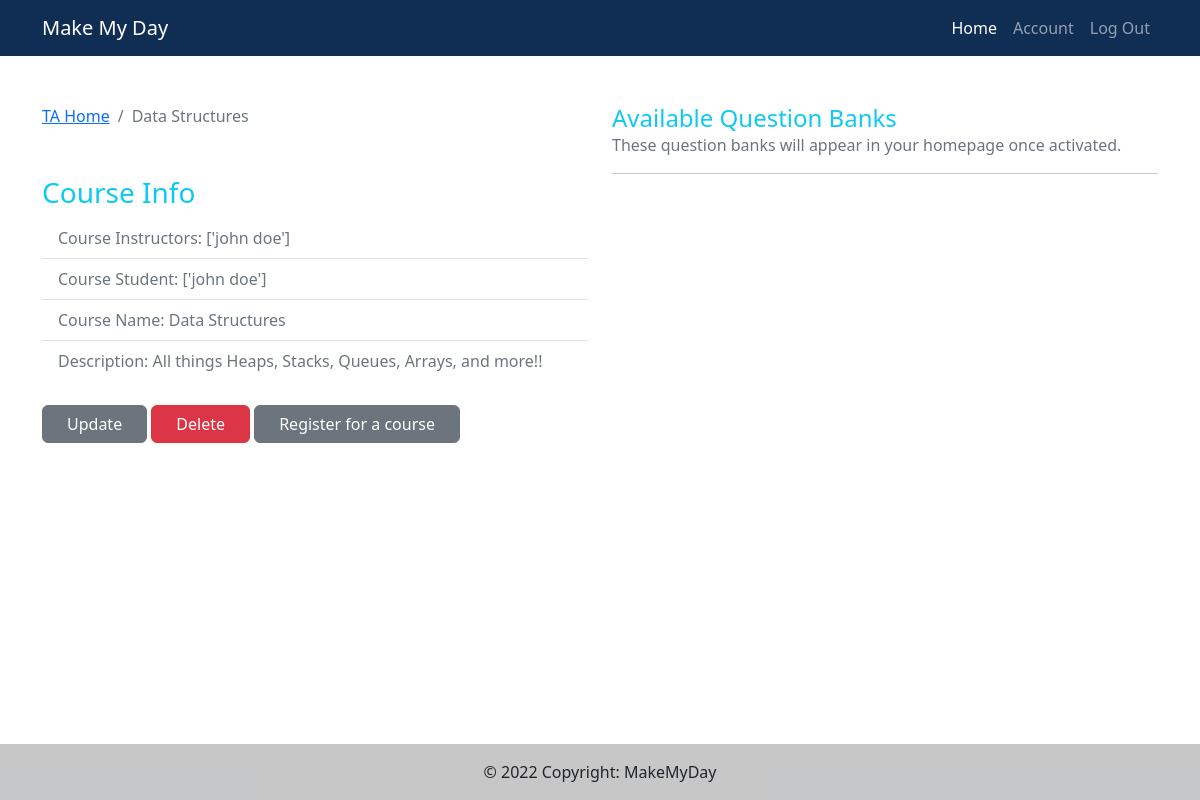
Before: /course/2/ (signed in) with the older database file.
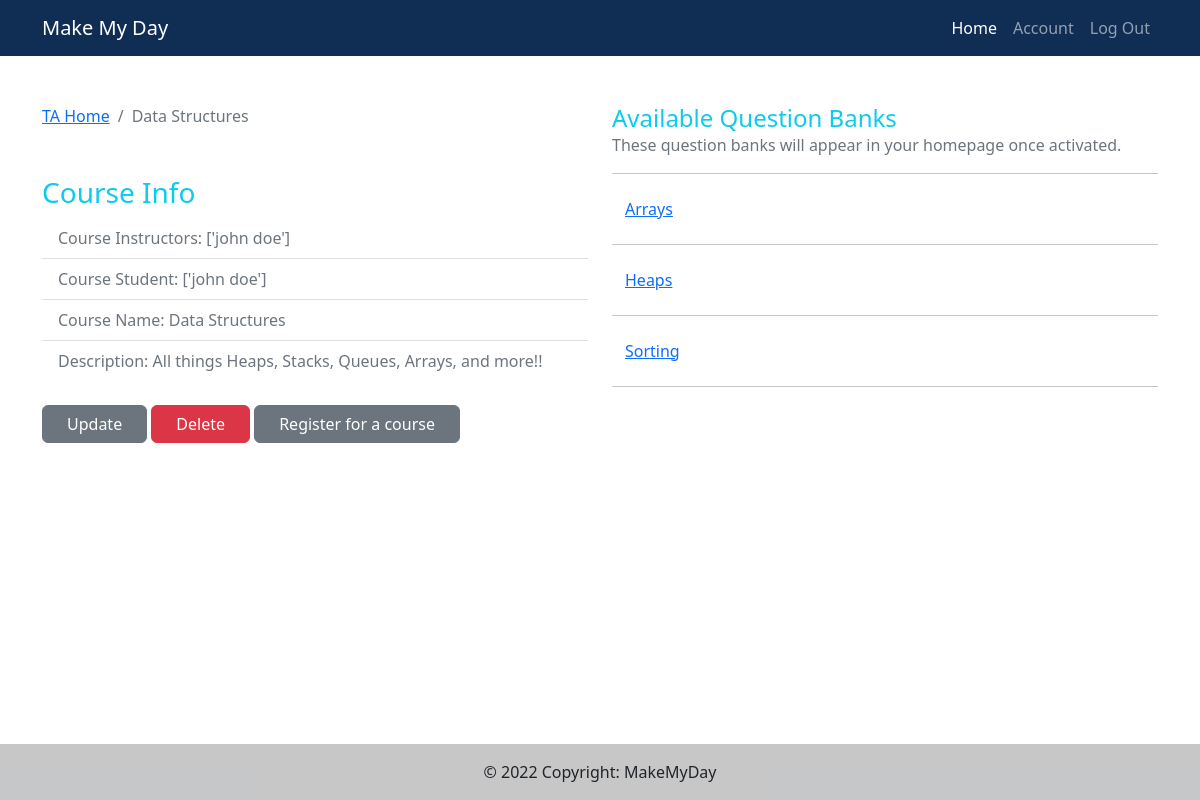
After: the same page with the newer database file.
### main/models.py (models this page shows, shortened)
class Course(models.Model):
    instructors = models.ManyToManyField(Instructor, related_name="instructors")
    students = models.ManyToManyField(Student, related_name="students")
    course_id = models.BigAutoField(primary_key=True, db_column="course_id")
    course_name = models.CharField(max_length=255)
    description = models.TextField(default="")
    access_code = models.CharField(max_length=100, default="", blank=True)
    year = models.PositiveIntegerField(default=timezone.now().year, validators=[MinValueValidator(1900), max_value_current_year])
    SPRING = "SPRING"
    SUMMER = "SUMMER" # this means once every two days
    FALL = "FALL"
    CHOICES = (
        (SPRING, "Spring"),
        (SUMMER, "Summer"),
        (FALL, "Fall"),
    )
    semester = models.CharField(choices = CHOICES, default=SUMMER, max_length=120)
    def retrieveQuestionBanks(self):
        closed_qbs = self.question_bank_set.filter(
            end_date__lte=timezone.now())
        open_qbs = self.question_bank_set.filter(
            start_date__lte=timezone.now(),
            end_date__gte=timezone.now())
        upcoming_qbs = self.question_bank_set.filter(
            start_date__gte=timezone.now())
        return [closed_qbs, open_qbs, upcoming_qbs]

### questions/models.py (models this page shows, shortened)
class Question_Bank(models.Model):
    course = models.ForeignKey(Course, on_delete=models.CASCADE, default=None)
    assigned_students = models.ManyToManyField(Student, through="Activated_Question_Bank")
    question_bank_id = models.BigAutoField(primary_key=True, db_column="question_bank_id")
    topic = models.CharField(max_length=255, default="Topic")
    start_date = models.DateTimeField(null=True)
    end_date = models.DateTimeField(null=True)
    number_of_attempts = models.IntegerField(default=3) # might move to question model
    isRandom = models.BooleanField(default=False)
    DAILY = "DAILY"
    BIDIURNAL = "BIDIURNAL" # this means once every two days
    WEEKLY = "WEEKLY"
    FREQUENCY_CHOICES = (
        (DAILY, "Daily"),
        (BIDIURNAL, "Every other day"),
        (WEEKLY, "Weekly"),
    )
    frequency = models.CharField(choices = FREQUENCY_CHOICES, default=DAILY, max_length=120)
    class Meta:
        verbose_name_plural = 'Question_Banks'

### course/views.py (the view)
# urls.py: path('<int:pk>/', courseViews.each_courses, name='each_courses'),
@login_required
def each_courses(request, pk):
    each_one = Course.objects.get(pk=pk)
    instructors = []
    for ins in list(each_one.instructors.all()):
        name = ins.user_profile.user.first_name + " " + ins.user_profile.user.last_name
        instructors.append(name)
    students = []
    for stu in list(each_one.students.all()):
        name = stu.user_profile.user.first_name + " " + stu.user_profile.user.last_name
        students.append(name)
    [closed_qbs, open_qbs, upcoming_qbs] = each_one.retrieveQuestionBanks()
    return render(request, 'course/course_info.html',
    {'each_one': each_one,
    'instructors': instructors,
    'students': students,
    'open_qbs': open_qbs,
    'upcoming_qbs': upcoming_qbs})

### course/templates/course/course_info.html (shortened to what this page needs)
{% extends 'main/base.html' %}
{% load static %}
{% load humanize %}
{% block content %}
<div class="container">
    <div class="row mb-5 fields mt-5">
        <div class="col-md-6">
            <section id="bc">
                <nav aria-label="breadcrumb">
                    <ol class="breadcrumb">
                        <li class="breadcrumb-item">
                            {% if request.user.userprofile.student_id == "" and request.user.userprofile.instructor_id != "" %}
                            <a href="{% url 'main:home' %}">Instructor Home</a>
                            {% elif request.user.userprofile.instructor_id == "" and request.user.userprofile.student_id != "" %}
                            <a href="{% url 'main:home' %}">Student Home</a>
                            {% else %}
                            <a href="{% url 'main:home' %}">TA Home</a>
                            {% endif %}
                        </li>
                        <li class="breadcrumb-item active" aria-current="page">
                            {{each_one.course_name}}
                        </li>
                    </ol>
                </nav>
            </section>
                        <ul class="list-group list-group-flush mt-5">
                            <h3 class="text-info">Course Info</h3>
                            <li class="list-group-item text-secondary">
                                Course Instructors:
                                <span class="float-right">{{instructors}}</span>
                            </li>
                            <li class="list-group-item text-secondary">
                                Course Student:
                                <span class="float-right">{{students}}</span>
                            </li>
                            <li class="list-group-item text-secondary">
                                Course Name:
                                <span class="float-right"
                                    >{{each_one.course_name}}</span
                                >
                            </li>
                            <li class="list-group-item text-secondary">
                                Description:
                                <span class="float-right"
                                    >{{each_one.description}}
                                </span>
                            </li>
                        </ul>
                        <div class="pt-4">
                            {% if request.user.userprofile.student_id == "" and request.user.userprofile.instructor_id != "" %}
                            <a
                                href="{% url 'course:course_edit' each_one.course_id %}"
                                class="btn btn-secondary float-left px-4"
                                >Update</a>
                            <a
                                href="{% url 'course:course_delete' each_one.course_id %}"
                                class="btn btn-danger float-right px-4"
                                >Delete</a>
                            {% elif request.user.userprofile.instructor_id == "" and request.user.userprofile.student_id != "" %}
                            <a
                                href="{% url 'course:course_register' each_one.course_id %}"
                                class="btn btn-secondary float-right px-4"
                                >Register for a course</a>
                            {% else %}
                            <a
                                href="{% url 'course:course_edit' each_one.course_id %}"
                                class="btn btn-secondary float-left px-4"
                                >Update</a>
                            <a
                                href="{% url 'course:course_delete' each_one.course_id %}"
                                class="btn btn-danger float-right px-4"
                                >Delete</a>
                            <a
                                href="{% url 'course:course_register' each_one.course_id %}"
                                class="btn btn-secondary float-right px-4"
                                >Register for a course</a>
                            {% endif %}
                        </div>
        </div>
		<div class="col-md-6">
			<h4 class="text-info mb-0">Available Question Banks</h4>
            <p class="text-muted mb-3">These question banks will appear in your homepage once activated.</p>
            {% for qb in open_qbs %}
            <hr />
            <button
                class="btn btn btn-link modal-button"
                data-pk="{{qb.question_bank_id}}"
                data-question-bank="{{qb.topic}}"
                data-num-attempts="{{qb.number_of_attempts}}"
                data-start-date="{{qb.start_date}}"
                data-end-date="{{qb.end_date}}"
                data-frequency="{{qb.frequency}}"
                data-toggle="modal"
                data-target="#questionBankStartModal">{{qb.topic}}
            </button><br>
            {% endfor %}
			<hr>
		</div>
    </div>
</div>
{% endblock %}

### main/templates/main/base.html (shortened to what this page needs)
<!DOCTYPE html>
<html lang="en">
<head>
    {% load static %}
    <link href="https://cdn.jsdelivr.net/npm/bootstrap@5.2.0-beta1/dist/css/bootstrap.min.css" rel="stylesheet">
    <link rel="stylesheet" href="{% static 'css/style.css' %}" />
</head>
<body class="d-flex flex-column vh-100">
{% if user.is_authenticated %}
<nav class="navbar navbar-expand-lg navbar-dark navbar-custom">
    <div class="container">
        <a class="navbar-brand" href="/home">Make My Day</a>
        <div class="collapse navbar-collapse" id="navbarSupportedContent">
            <ul class="navbar-nav ms-auto mb-2 mb-lg-0">
                <li class="nav-item"><a class="nav-link active" aria-current="page" href="/home">Home</a></li>
                <li class="nav-item"><a class="nav-link" href="/Home">Account</a></li>
                <li class="nav-item"><a class="nav-link" href="/logout">Log Out</a></li>
            </ul>
        </div>
    </div>
</nav>
{% endif %}
<section id="content" , name="content" class=" h-100">
        {% block content %}
        {% endblock %}
</section>
<footer class="bg-light text-center text-lg-start">
    <div class="text-center p-3" style="background-color: rgba(0, 0, 0, 0.2);">
        © 2022 Copyright: MakeMyDay
    </div>
</footer>
</body>
</html>

### main/static/css/style.css (style rules this page uses)
.navbar-custom { background-color:#102D54; }

### main/templates/main/base.html (style rules this page uses)
.navbar-custom { background-color:#102D54; }

Changed rows visible on the page:
added Question_Bank: topic "Arrays"
added Question_Bank: topic "Heaps"
added Question_Bank: topic "Sorting"
